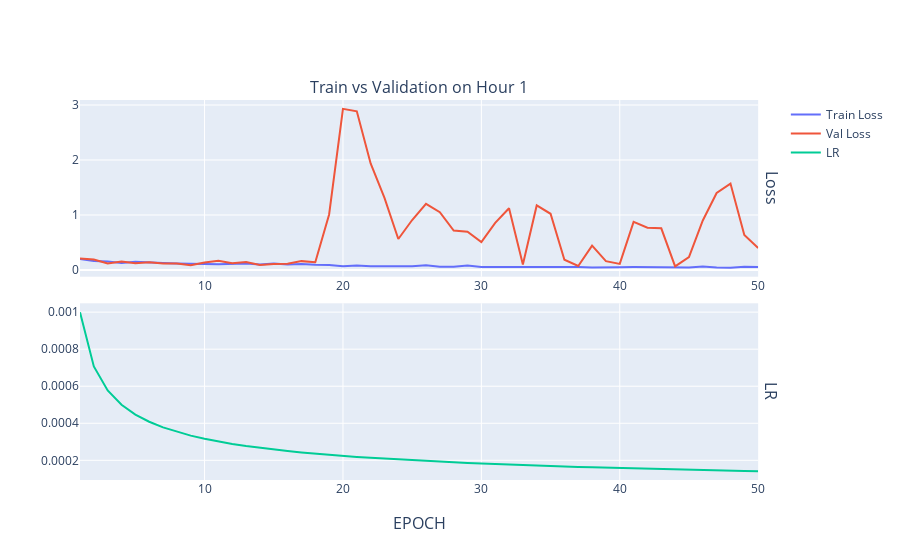
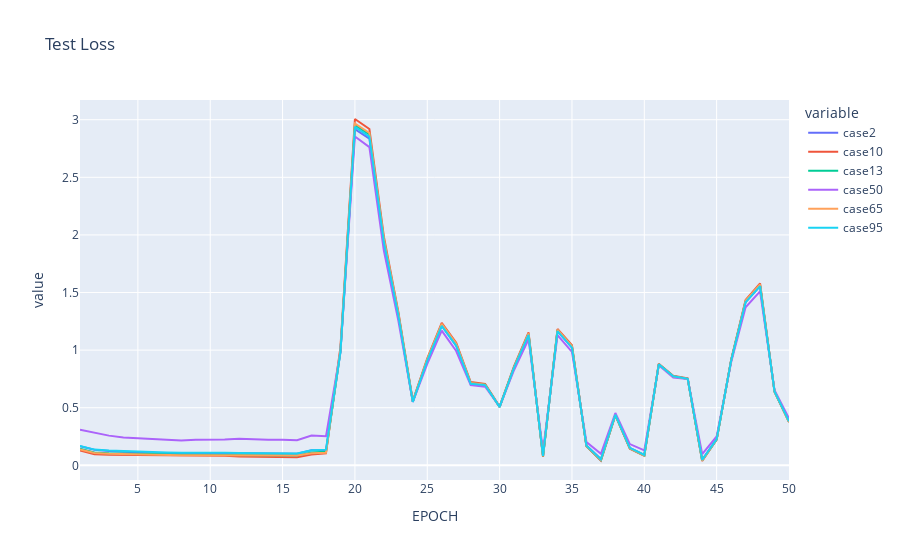

The cell these charts' notebook holds for them, in order:
### Markdown cell above
### 1 HOUR

### Code cell
STEP = 6
EPOCH = 50
MODEL_VERSION = 1
train_PATH = f'../Save/Step_{STEP}/recorder/recorder_V{MODEL_VERSION}_epoch_{EPOCH}.csv'
test_PATH = f'../Save/Step_{STEP}/test/model_V{MODEL_VERSION} test loss.csv'

laylout = go.Layout(height=400,width=600)

train_df = pd.read_csv(train_PATH, skiprows=1,index_col=0)
test_df = pd.read_csv(test_PATH, skiprows=0,index_col=0)
train_fig = make_subplots(
                    rows=2,cols=1,
                    subplot_titles=(f'Train vs Validation on Hour {int(STEP/6)}',),
                    row_titles=['Loss','LR'],
                    vertical_spacing=0.07,
                    x_title='EPOCH',
                    )
#train_fig.update_layout(laylout)
train_fig.add_trace(go.Scatter(y=train_df['Train Loss'], x=train_df["Epoch"],name='Train Loss'),1,1,)
train_fig.add_trace(go.Scatter(y=train_df['Validation Loss'], x=train_df["Epoch"],name='Val Loss'),1,1)
train_fig.add_trace(go.Scatter(y=train_df['LR'], x=train_df["Epoch"],name='LR'),2,1)
train_fig.show()
px.line(test_df, x=test_df['EPOCH'], y=[i for i in test_df.columns ],title='Test Loss')

### Figure 1 — Plotly figure (JSON) as saved in the notebook; plotly's stock layout.template omitted (floating-point values rounded to 4 significant figures)
{"data": [{"name": "Train Loss", "type": "scatter", "x": [1, 2, 3, 4, 5, 6, 7, 8, 9, 10, 11, 12, 13, 14, 15, 16, 17, 18, 19, 20, 21, 22, 23, 24, 25, 26, 27, 28, 29, 30, 31, 32, 33, 34, 35, 36, 37, 38, 39, 40, 41, 42, 43, 44, 45, 46, 47, 48, 49, 50], "xaxis": "x", "y": [0.1989, 0.1647, 0.1554, 0.1254, 0.1502, 0.1309, 0.1249, 0.1162, 0.1068, 0.1094, 0.1027, 0.1061, 0.1162, 0.09957, 0.1187, 0.09733, 0.1098, 0.0941, 0.08827, 0.06815, 0.0794, 0.06533, 0.06341, 0.06617, 0.06622, 0.08328, 0.05815, 0.05961, 0.07895, 0.05318, 0.05454, 0.05211, 0.05421, 0.05242, 0.04616, 0.05591, 0.05214, 0.04331, 0.03985, 0.04941, 0.05165, 0.05137, 0.0456, 0.03766, 0.04462, 0.06446, 0.04459, 0.03916, 0.05827, 0.05359], "yaxis": "y"}, {"name": "Val Loss", "type": "scatter", "x": [1, 2, 3, 4, 5, 6, 7, 8, 9, 10, 11, 12, 13, 14, 15, 16, 17, 18, 19, 20, 21, 22, 23, 24, 25, 26, 27, 28, 29, 30, 31, 32, 33, 34, 35, 36, 37, 38, 39, 40, 41, 42, 43, 44, 45, 46, 47, 48, 49, 50], "xaxis": "x", "y": [0.2083, 0.1888, 0.1171, 0.1544, 0.1212, 0.1395, 0.1188, 0.1169, 0.08675, 0.1364, 0.1651, 0.1197, 0.1425, 0.09198, 0.1058, 0.1124, 0.1602, 0.141, 1.009, 2.931, 2.886, 1.938, 1.312, 0.5632, 0.9084, 1.204, 1.05, 0.7163, 0.6968, 0.5069, 0.857, 1.123, 0.1005, 1.174, 1.022, 0.1854, 0.07245, 0.4429, 0.1594, 0.1106, 0.8748, 0.7687, 0.7571, 0.06436, 0.2326, 0.9003, 1.399, 1.571, 0.6361, 0.3989], "yaxis": "y"}, {"name": "LR", "type": "scatter", "x": [1, 2, 3, 4, 5, 6, 7, 8, 9, 10, 11, 12, 13, 14, 15, 16, 17, 18, 19, 20, 21, 22, 23, 24, 25, 26, 27, 28, 29, 30, 31, 32, 33, 34, 35, 36, 37, 38, 39, 40, 41, 42, 43, 44, 45, 46, 47, 48, 49, 50], "xaxis": "x2", "y": [0.001, 0.0007071, 0.0005774, 0.0005, 0.0004472, 0.0004082, 0.000378, 0.0003536, 0.0003333, 0.0003162, 0.0003015, 0.0002887, 0.0002774, 0.0002673, 0.0002582, 0.00025, 0.0002425, 0.0002357, 0.0002294, 0.0002236, 0.0002182, 0.0002132, 0.0002085, 0.0002041, 0.0002, 0.0001961, 0.0001925, 0.000189, 0.0001857, 0.0001826, 0.0001796, 0.0001768, 0.0001741, 0.0001715, 0.000169, 0.0001667, 0.0001644, 0.0001622, 0.0001601, 0.0001581, 0.0001562, 0.0001543, 0.0001525, 0.0001508, 0.0001491, 0.0001474, 0.0001459, 0.0001443, 0.0001429, 0.0001414], "yaxis": "y2"}], "layout": {"annotations": [{"font": {"size": 16}, "showarrow": false, "text": "Train vs Validation on Hour 1", "x": 0.49, "xanchor": "center", "xref": "paper", "y": 1.0, "yanchor": "bottom", "yref": "paper"}, {"font": {"size": 16}, "showarrow": false, "text": "Loss", "textangle": 90, "x": 0.98, "xanchor": "left", "xref": "paper", "y": 0.7675, "yanchor": "middle", "yref": "paper"}, {"font": {"size": 16}, "showarrow": false, "text": "LR", "textangle": 90, "x": 0.98, "xanchor": "left", "xref": "paper", "y": 0.2325, "yanchor": "middle", "yref": "paper"}, {"font": {"size": 16}, "showarrow": false, "text": "EPOCH", "x": 0.49, "xanchor": "center", "xref": "paper", "y": 0, "yanchor": "top", "yref": "paper", "yshift": -30}], "xaxis": {"anchor": "y", "domain": [0, 0.98]}, "xaxis2": {"anchor": "y2", "domain": [0, 0.98]}, "yaxis": {"anchor": "x", "domain": [0.535, 1.0]}, "yaxis2": {"anchor": "x2", "domain": [0, 0.465]}}}

### Figure 2 — Plotly figure (JSON) as saved in the notebook; plotly's stock layout.template omitted (floating-point values rounded to 4 significant figures)
{"data": [{"hovertemplate": "variable=case2<br>EPOCH=%{x}<br>value=%{y}<extra></extra>", "legendgroup": "case2", "line": {"color": "#636efa", "dash": "solid"}, "mode": "lines", "name": "case2", "orientation": "v", "showlegend": true, "type": "scatter", "x": [1, 2, 3, 4, 5, 6, 7, 8, 9, 10, 11, 12, 13, 14, 15, 16, 17, 18, 19, 20, 21, 22, 23, 24, 25, 26, 27, 28, 29, 30, 31, 32, 33, 34, 35, 36, 37, 38, 39, 40, 41, 42, 43, 44, 45, 46, 47, 48, 49, 50], "xaxis": "x", "y": [0.1653, 0.1346, 0.1246, 0.1165, 0.1134, 0.1061, 0.1027, 0.0983, 0.1016, 0.1006, 0.1038, 0.1056, 0.103, 0.1017, 0.1029, 0.1008, 0.1301, 0.132, 0.9833, 2.917, 2.837, 1.93, 1.301, 0.551, 0.9101, 1.211, 1.038, 0.7071, 0.6946, 0.5059, 0.8464, 1.132, 0.0846, 1.166, 1.021, 0.1731, 0.0541, 0.4391, 0.152, 0.0913, 0.8757, 0.7712, 0.7508, 0.0484, 0.2279, 0.9077, 1.418, 1.556, 0.6424, 0.3813], "yaxis": "y"}, {"hovertemplate": "variable=case10<br>EPOCH=%{x}<br>value=%{y}<extra></extra>", "legendgroup": "case10", "line": {"color": "#EF553B", "dash": "solid"}, "mode": "lines", "name": "case10", "orientation": "v", "showlegend": true, "type": "scatter", "x": [1, 2, 3, 4, 5, 6, 7, 8, 9, 10, 11, 12, 13, 14, 15, 16, 17, 18, 19, 20, 21, 22, 23, 24, 25, 26, 27, 28, 29, 30, 31, 32, 33, 34, 35, 36, 37, 38, 39, 40, 41, 42, 43, 44, 45, 46, 47, 48, 49, 50], "xaxis": "x", "y": [0.1284, 0.0957, 0.0918, 0.0911, 0.0901, 0.088, 0.0866, 0.0851, 0.0847, 0.0837, 0.0828, 0.0768, 0.076, 0.0704, 0.0703, 0.0707, 0.0936, 0.1038, 1.025, 3.006, 2.919, 1.986, 1.332, 0.5598, 0.9292, 1.237, 1.064, 0.7229, 0.7071, 0.5096, 0.8608, 1.154, 0.0729, 1.183, 1.042, 0.166, 0.0408, 0.4358, 0.1447, 0.0829, 0.8815, 0.7782, 0.7541, 0.0376, 0.2227, 0.9145, 1.436, 1.579, 0.6382, 0.3749], "yaxis": "y"}, {"hovertemplate": "variable=case13<br>EPOCH=%{x}<br>value=%{y}<extra></extra>", "legendgroup": "case13", "line": {"color": "#00cc96", "dash": "solid"}, "mode": "lines", "name": "case13", "orientation": "v", "showlegend": true, "type": "scatter", "x": [1, 2, 3, 4, 5, 6, 7, 8, 9, 10, 11, 12, 13, 14, 15, 16, 17, 18, 19, 20, 21, 22, 23, 24, 25, 26, 27, 28, 29, 30, 31, 32, 33, 34, 35, 36, 37, 38, 39, 40, 41, 42, 43, 44, 45, 46, 47, 48, 49, 50], "xaxis": "x", "y": [0.1436, 0.1117, 0.1059, 0.1028, 0.1007, 0.0964, 0.0938, 0.0906, 0.0909, 0.0894, 0.0899, 0.0891, 0.0886, 0.0843, 0.0869, 0.0843, 0.1112, 0.1169, 0.9913, 2.954, 2.872, 1.954, 1.314, 0.5528, 0.9165, 1.221, 1.049, 0.7131, 0.6996, 0.5067, 0.8523, 1.141, 0.0774, 1.173, 1.031, 0.1684, 0.0457, 0.4361, 0.1472, 0.0857, 0.877, 0.7736, 0.7508, 0.0416, 0.2242, 0.9099, 1.424, 1.565, 0.6384, 0.3769], "yaxis": "y"}, {"hovertemplate": "variable=case50<br>EPOCH=%{x}<br>value=%{y}<extra></extra>", "legendgroup": "case50", "line": {"color": "#ab63fa", "dash": "solid"}, "mode": "lines", "name": "case50", "orientation": "v", "showlegend": true, "type": "scatter", "x": [1, 2, 3, 4, 5, 6, 7, 8, 9, 10, 11, 12, 13, 14, 15, 16, 17, 18, 19, 20, 21, 22, 23, 24, 25, 26, 27, 28, 29, 30, 31, 32, 33, 34, 35, 36, 37, 38, 39, 40, 41, 42, 43, 44, 45, 46, 47, 48, 49, 50], "xaxis": "x", "y": [0.3098, 0.2815, 0.2579, 0.2419, 0.2355, 0.2245, 0.2205, 0.2154, 0.2217, 0.2201, 0.2248, 0.2297, 0.2229, 0.2215, 0.2222, 0.2185, 0.2579, 0.2519, 0.9933, 2.855, 2.762, 1.864, 1.256, 0.5513, 0.8801, 1.169, 0.9921, 0.6962, 0.6818, 0.5099, 0.8278, 1.093, 0.1265, 1.131, 0.9851, 0.2026, 0.0998, 0.4539, 0.1847, 0.1297, 0.8682, 0.7628, 0.7501, 0.098, 0.2506, 0.8943, 1.372, 1.51, 0.6532, 0.4065], "yaxis": "y"}, {"hovertemplate": "variable=case65<br>EPOCH=%{x}<br>value=%{y}<extra></extra>", "legendgroup": "case65", "line": {"color": "#FFA15A", "dash": "solid"}, "mode": "lines", "name": "case65", "orientation": "v", "showlegend": true, "type": "scatter", "x": [1, 2, 3, 4, 5, 6, 7, 8, 9, 10, 11, 12, 13, 14, 15, 16, 17, 18, 19, 20, 21, 22, 23, 24, 25, 26, 27, 28, 29, 30, 31, 32, 33, 34, 35, 36, 37, 38, 39, 40, 41, 42, 43, 44, 45, 46, 47, 48, 49, 50], "xaxis": "x", "y": [0.1383, 0.1063, 0.0998, 0.0965, 0.0946, 0.0908, 0.0886, 0.0866, 0.087, 0.0859, 0.0862, 0.0867, 0.0869, 0.0851, 0.0859, 0.0852, 0.1049, 0.1095, 1.007, 2.967, 2.885, 1.966, 1.323, 0.5548, 0.9223, 1.228, 1.055, 0.7152, 0.7004, 0.5062, 0.8535, 1.146, 0.0772, 1.177, 1.034, 0.1687, 0.0465, 0.4356, 0.1471, 0.0859, 0.8773, 0.7735, 0.7507, 0.0409, 0.2244, 0.9101, 1.43, 1.57, 0.6389, 0.3758], "yaxis": "y"}, {"hovertemplate": "variable=case95<br>EPOCH=%{x}<br>value=%{y}<extra></extra>", "legendgroup": "case95", "line": {"color": "#19d3f3", "dash": "solid"}, "mode": "lines", "name": "case95", "orientation": "v", "showlegend": true, "type": "scatter", "x": [1, 2, 3, 4, 5, 6, 7, 8, 9, 10, 11, 12, 13, 14, 15, 16, 17, 18, 19, 20, 21, 22, 23, 24, 25, 26, 27, 28, 29, 30, 31, 32, 33, 34, 35, 36, 37, 38, 39, 40, 41, 42, 43, 44, 45, 46, 47, 48, 49, 50], "xaxis": "x", "y": [0.1674, 0.1364, 0.1285, 0.123, 0.1206, 0.1152, 0.1124, 0.1091, 0.1107, 0.1092, 0.1092, 0.1073, 0.1055, 0.1024, 0.1033, 0.1021, 0.1302, 0.1362, 0.9874, 2.937, 2.853, 1.938, 1.302, 0.5511, 0.9085, 1.211, 1.038, 0.7083, 0.6964, 0.507, 0.8477, 1.132, 0.0829, 1.165, 1.022, 0.1718, 0.0516, 0.4391, 0.1517, 0.0903, 0.8763, 0.7725, 0.7513, 0.0473, 0.2277, 0.9078, 1.415, 1.556, 0.641, 0.3822], "yaxis": "y"}], "layout": {"legend": {"title": {"text": "variable"}, "tracegroupgap": 0}, "title": {"text": "Test Loss"}, "xaxis": {"anchor": "y", "domain": [0, 1], "title": {"text": "EPOCH"}}, "yaxis": {"anchor": "x", "domain": [0, 1], "title": {"text": "value"}}}}
